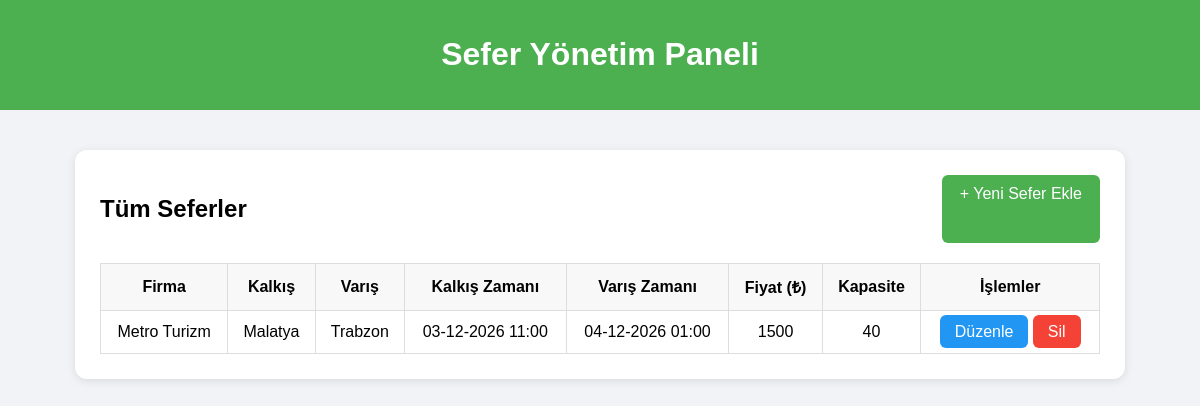
Page /trips_list.php (signed in) on the earlier database version.
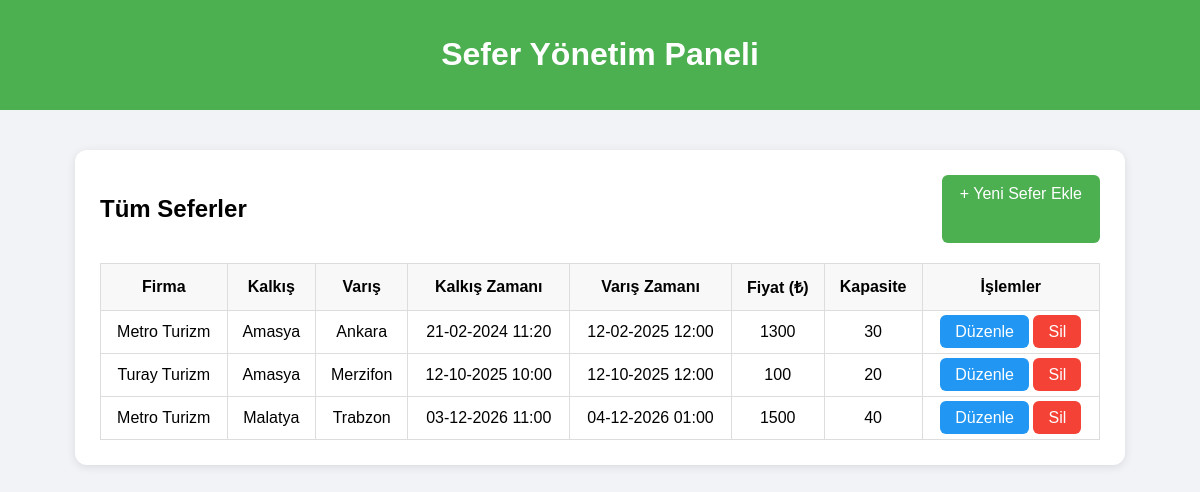
Same page on the later database version.
### tables this page shows
CREATE TABLE Trips (
    id TEXT PRIMARY KEY,
    company_id TEXT NOT NULL,
    destination_city TEXT NOT NULL,
    arrival_time DATETIME NOT NULL,
    departure_time DATETIME NOT NULL,
    departure_city TEXT NOT NULL,
    price INTEGER NOT NULL,
    capacity INTEGER NOT NULL,
    created_date TIMESTAMP DEFAULT CURRENT_TIMESTAMP,
    FOREIGN KEY (company_id) REFERENCES Bus_Company(id)
);

CREATE TABLE Bus_Company (
    id TEXT PRIMARY KEY,
    name TEXT UNIQUE NOT NULL,
    logo_path TEXT,
    created_at TIMESTAMP DEFAULT CURRENT_TIMESTAMP
);

### trips_list.php (the view, shortened to what this page needs)
<?php
require_once 'includes/config.php';
$stmt = $db->prepare("SELECT * FROM User WHERE id = :id");
$stmt->execute([':id' => $_SESSION['user_id']]);
$current_user = $stmt->fetch(PDO::FETCH_ASSOC);
if ($current_user['role'] === 'admin') {
    $stmt = $db->query("
        SELECT t.*, b.name AS company_name
        FROM Trips t
        JOIN Bus_Company b ON t.company_id = b.id
        ORDER BY t.departure_time ASC
    ");
    $trips = $stmt->fetchAll(PDO::FETCH_ASSOC);
}
?>
<!DOCTYPE html>
<html lang="tr">
<head>
</head>
<body>
<header>
    <h1>Sefer Yönetim Paneli</h1>
</header>
<div class="container">
    <div class="top-buttons">
        <h2>Tüm Seferler</h2>
        <a href="create_trip.php" class="add-btn">+ Yeni Sefer Ekle</a>
    </div>
    <table>
        <tr>
            <th>Firma</th>
            <th>Kalkış</th>
            <th>Varış</th>
            <th>Kalkış Zamanı</th>
            <th>Varış Zamanı</th>
            <th>Fiyat (₺)</th>
            <th>Kapasite</th>
            <th>İşlemler</th>
        </tr>
        <?php if (count($trips) > 0): ?>
            <?php foreach ($trips as $trip): ?>
                <tr>
                    <td><?= htmlspecialchars($trip['company_name']) ?></td>
                    <td><?= htmlspecialchars($trip['departure_city']) ?></td>
                    <td><?= htmlspecialchars($trip['destination_city']) ?></td>
                    <td><?= date('d-m-Y H:i', strtotime($trip['departure_time'])) ?></td>
                    <td><?= date('d-m-Y H:i', strtotime($trip['arrival_time'])) ?></td>
                    <td><?= htmlspecialchars($trip['price']) ?></td>
                    <td><?= htmlspecialchars($trip['capacity']) ?></td>
                    <td>
                        <?php if ($current_user['role'] === 'admin' || ($current_user['role'] === 'company' && $trip['company_id'] === $current_user['company_id'])): ?>
                            <a href="edit_trip.php?id=<?= $trip['id'] ?>" class="btn edit-btn">Düzenle</a>
                            <a href="trips_list.php?delete_id=<?= $trip['id'] ?>" class="btn delete-btn" onclick="return confirm('Bu seferi silmek istediğine emin misin?');">Sil</a>
                        <?php else: ?>
                            -
                        <?php endif; ?>
                    </td>
                </tr>
            <?php endforeach; ?>
        <?php else: ?>
            <tr><td colspan="8">Henüz sefer eklenmemiş.</td></tr>
        <?php endif; ?>
    </table>
</div>
</body>
</html>

Differences in the rows shown:
added trips: company.name "Metro Turizm", departure_city "Amasya", destination_city "Ankara", departure_time "21-02-2024 11:20", arrival_time "12-02-2025 12:00", price "1300", capacity "30"
added trips: company.name "Turay Turizm", departure_city "Amasya", destination_city "Merzifon", departure_time "12-10-2025 10:00", arrival_time "12-10-2025 12:00", price "100", capacity "20"
